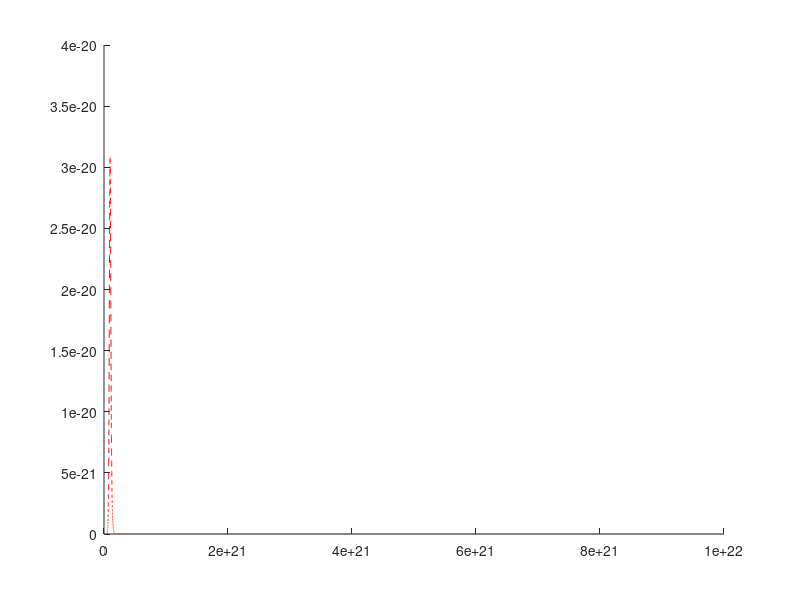

This chart was generated by the following MATLAB code:
function CndDns=A_fYFgXF(YF,XFCnd,Alp);
% function CndDns=A_fYFgXF(YF,XFCnd,Alp);
%
% Conditional density of the bivariate logistic (also called bivariate Gumbel)
% Variables on Frechet scale by definition
%
% P. Jonathan, R. Towe 2022

%% Test case
if nargin==0; % Test
    XFCnd=1e20;
    DltF=XFCnd*1e-3;
    YFMxm=XFCnd*1e2;
    YF=(DltF:DltF:YFMxm)';
    Alp=0.08;
end;

%% Basic calculation on Frechet scale
% Better to work with log conditional density, then
% exponentiate at the end
% Idea is:
% G=(XFCnd.^(-1/Alp)+YF.^(-1/Alp));
% V=G.^Alp; % Exponent measure
% FXY=exp(-V); % Joint distribution
% dGdx=(-1/Alp)*XFCnd.^(-1/Alp-1);
% dGdy=(-1/Alp)*YF.^(-1/Alp-1);
% dVdx=Alp*G.^(Alp-1).*dGdx;
% dVdy=Alp*G.^(Alp-1).*dGdy;
% d2Vdxdy=Alp*(Alp-1)*G.^(Alp-2).*dGdx.*dGdy;
% fXY=FXY.*(dVdx.*dVdy-d2Vdxdy);
% CndDns=fXY.*(XFCnd.^2).*exp(1./XFCnd);

% G=(XFCnd.^(-1/Alp)+YF.^(-1/Alp));
% LgrCndDns = ...
%     - G.^Alp ...
%     + (Alp-2).*log(G) ...
%     - (1/Alp - 1).*log(XFCnd) ...
%     - (1/Alp + 1).*log(YF) ...
%     + log(G.^Alp+(1-Alp)/Alp) ...
%     + 1/XFCnd;

G=(XFCnd.^(-1/Alp)+YF.^(-1/Alp));
GPA=G.^Alp;
LgrCndDns = ...
    - GPA ...
    + (Alp-2).*log(G) ...
    - (1/Alp - 1).*log(XFCnd) ...
    - (1/Alp + 1).*log(YF) ...
    + log(GPA+(1-Alp)/Alp) ...
    + 1/XFCnd;

CndDns=exp(LgrCndDns);

%% Test case
if nargin==0;
    clf; hold on;
    %plot(YF,CndDns,'k-');
    plot(YF,exp(LgrCndDns),'r--');
end;

%% Complete
return;
